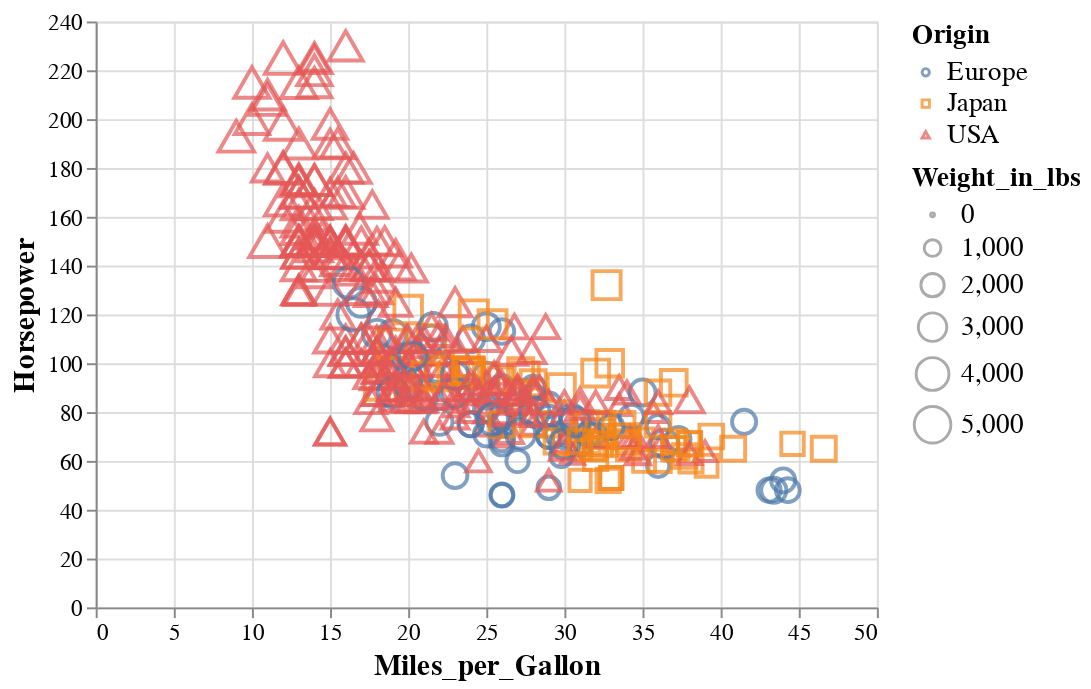

Notebook code cell kept with this figure:
### Markdown cell above
Another common encoding aestheic is `size`.

### Code cell
alt.Chart(cars).mark_point().encode(
    x='Miles_per_Gallon' ,
    y='Horsepower',
    color='Origin',
    shape='Origin',
    size='Weight_in_lbs')

### Figure 1 — Vega-Lite specification as saved in the notebook (floating-point values rounded to 4 significant figures; data arrays with more than 128 entries replaced by an {"elided": "..."} marker saying what was removed)
{"config": {"view": {"continuousWidth": 400, "continuousHeight": 300}, "legend": {"symbolSize": 14, "titleFontSize": 14, "labelFontSize": 14}, "axis": {"titleFontSize": 15, "labelFontSize": 12}, "encoding": {"x": {"scale": {"zero": false}}}}, "data": {"name": "data-f02450ab61490a1363517a0190416235"}, "mark": "point", "encoding": {"color": {"type": "nominal", "field": "Origin"}, "shape": {"type": "nominal", "field": "Origin"}, "size": {"type": "quantitative", "field": "Weight_in_lbs"}, "x": {"type": "quantitative", "field": "Miles_per_Gallon"}, "y": {"type": "quantitative", "field": "Horsepower"}}, "$schema": "https://vega.github.io/schema/vega-lite/v4.8.1.json", "datasets": {"data-f02450ab61490a1363517a0190416235": {"elided": "406 records"}}}
